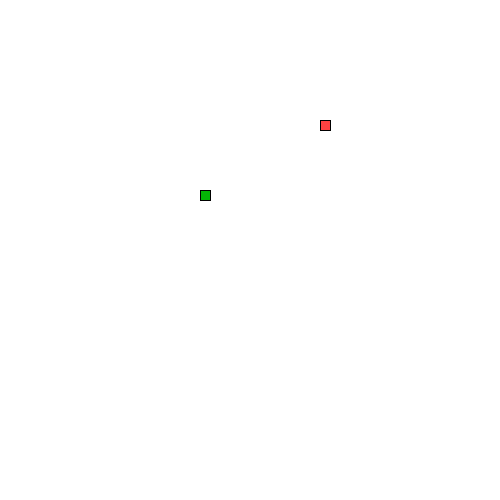
Frame 1 (no input)
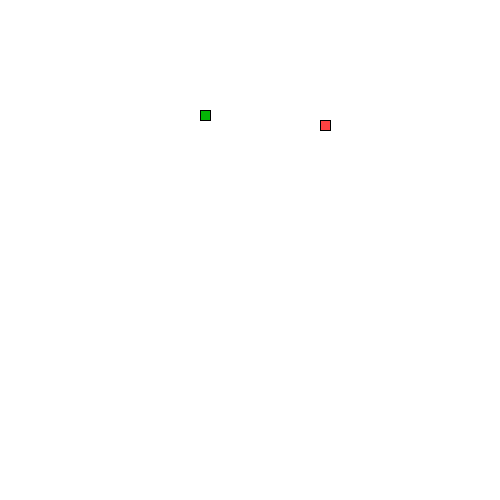
Frame 60 (the mouse pressed at the canvas centre just before this capture)
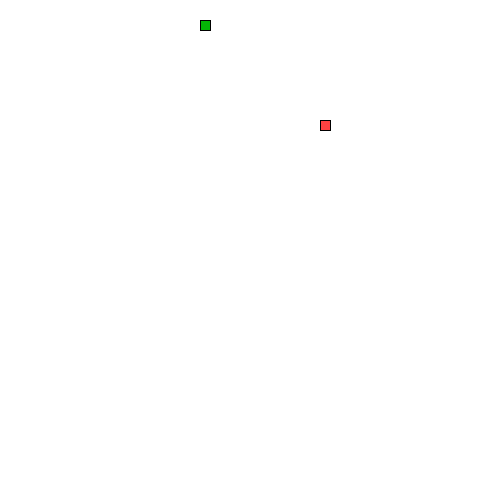
Frame 120 (the mouse held since frame 60 and released just before this capture)

The Processing sketch that drew these frames (run headless with seeded random() and noise(); from frame 60 on, the mouse is pressed at the canvas centre):

// Processing sketch: LeagueSnake
// ── LeagueSnake.pde
//*
// ***** SEGMENT CLASS *****
// This class will be used to represent each part of the moving snake.
//*

class Segment {

//Add x and y member variables. They will hold the corner location of each segment of the snake.
  int x;
  int y;
// Add a constructor with parameters to initialize each variable.
  Segment(int x, int y){
    this.x = x;
    this.y = y;
  }
}


//*
// ***** GAME VARIABLES *****
// All the game variables that will be shared by the game methods are here
//*

Segment head;
int foodX;
int foodY;
int direction = UP;
int foodEaten = 0;
ArrayList<Segment> tail = new ArrayList<Segment>();

//*
// ***** SETUP METHODS *****
// These methods are called at the start of the game.
//*

void setup() {
  size(500,500);
  head = new Segment(200,200);
  frameRate(10);
  dropFood();
}

void dropFood() {
  //Set the food in a new random location
   foodX = ((int)random(50)*10);
   foodY = ((int)random(50)*10);
}



//*
// ***** DRAW METHODS *****
// These methods are used to draw the snake and its food 
//*

void draw() {
  background(255,255,255);
  drawFood();
  move();
  drawSnake();
  eat();
}

void drawFood() {
  //Draw the food
  fill(255, 66, 66);
  rect(foodX, foodY, 10, 10);
}

void drawSnake() {
  //Draw the head of the snake followed by its tail
  fill(4, 179, 6);
  rect(head.x, head.y, 10, 10);
  manageTail();
}


//*
// ***** TAIL MANAGEMENT METHODS *****
// These methods make sure the tail is the correct length.
//*

void drawTail() {
  //Draw each segment of the tail 
  for(int i=0; i<tail.size(); i++){
    rect(tail.get(i).x, tail.get(i).y, 10, 10);
  }
}

void manageTail() {
  //After drawing the tail, add a new segment at the "start" of the tail and remove the one at the "end" 
  //This produces the illusion of the snake tail moving.
  drawTail();
  checkTailCollision();
  Segment newSegment = new Segment(head.x, head.y);
  tail.add(newSegment);
  tail.remove(tail.get(0));
}

void checkTailCollision() {
  //If the snake crosses its own tail, shrink the tail back to one segment
  for(int i=0;i<tail.size();i++){
    if(head.x == tail.get(i).x && head.y == tail.get(i).y){
      foodEaten = 1;
      tail.clear();
      Segment newSegment = new Segment(head.x, head.y);
      tail.add(newSegment);
    }
  }
}



//*
// ***** CONTROL METHODS *****
// These methods are used to change what is happening to the snake
//*

void keyPressed() {
  //Set the direction of the snake according to the arrow keys pressed
  if (keyCode == UP && direction != DOWN){
    direction = UP;
  }
  else if (keyCode == DOWN && direction != UP){
    direction = DOWN;
  }
  else if (keyCode == LEFT && direction != RIGHT){
    direction = LEFT;
  }
  else if (keyCode == RIGHT && direction != LEFT){
    direction = RIGHT;
  }
}

void move() {
  //Change the location of the Snake head based on the direction it is moving.
  
  switch(direction) {
  case UP:
    // move head up here
    head.y = head.y-10;
    break;
  case DOWN:
    // move head down here 
    head.y = head.y+10;
    break;
  case LEFT:
   // figure it out 
   head.x = head.x-10;
    break;
  case RIGHT:
    // mystery code goes here 
    head.x = head.x+10;
    break;
  }
  checkBoundaries();
}

void checkBoundaries() {
 //If the snake leaves the frame, make it reappear on the other side
 // check top boundary
 if (head.y < 0){
   head.y = height;
 }
 // check bottom boundary
 else if (head.y > height) {
   head.y = 0;
 }
 // check left boundary
 if (head.x < 0) {
   head.x = width;
 }
 //check right boundary
 if (head.x > width) {
   head.x = 0;
 }
}



void eat() {
  //When the snake eats the food, its tail should grow and more food appear
  if (head.x == foodX && head.y == foodY) {
    foodEaten++;
    foodX = ((int)random(50)*10);
    foodY = ((int)random(50)*10);
    Segment newSegment = new Segment(head.x, head.y);
    tail.add(newSegment);
  }
}
